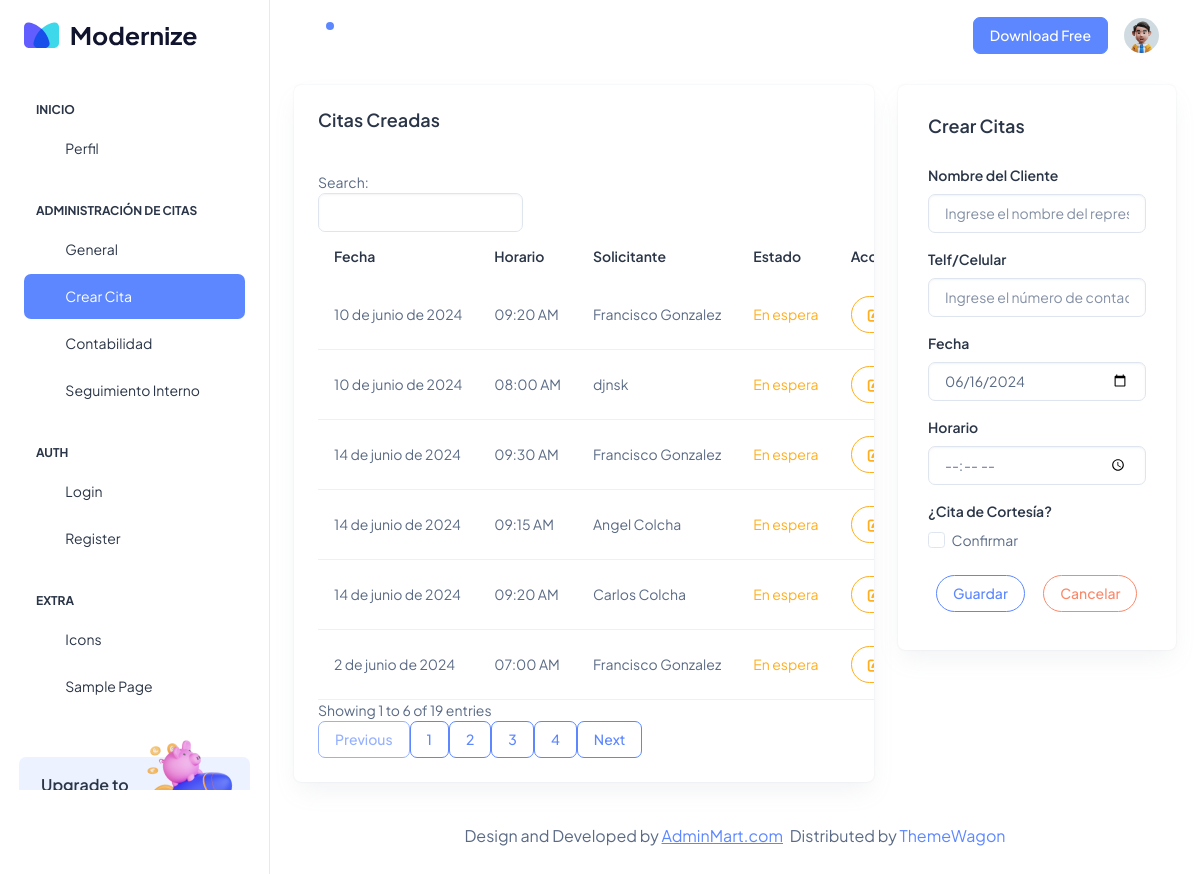
Before: /adci_fechacitas/ (signed in) with the older database file.
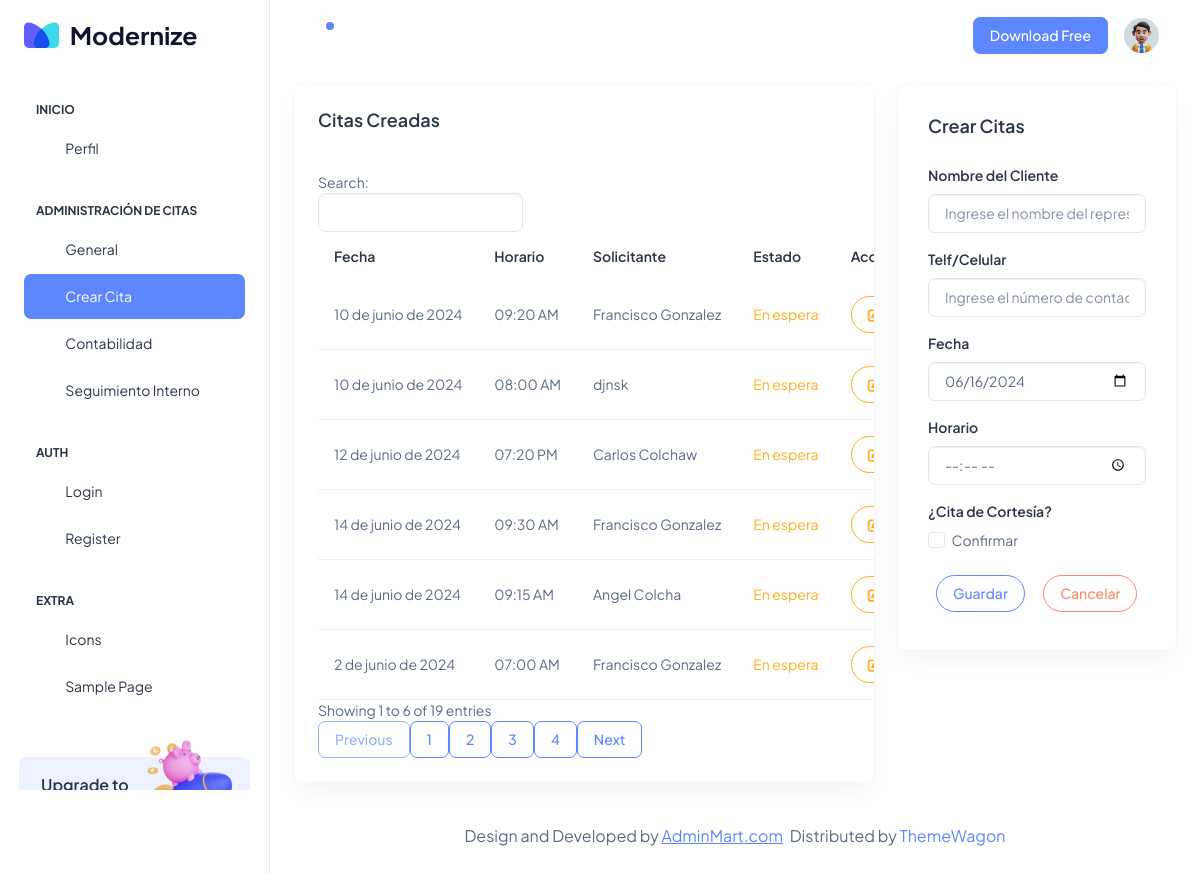
After: the same page with the newer database file.
### Aplicaciones/Citas/models.py (models this page shows, shortened)
class CitaSol(models.Model):
    id=models.AutoField(primary_key=True)
    fech_da=models.DateField()
    time_da=models.TimeField()
    cort_da=models.BooleanField(default=False)
    nom_da=models.CharField(max_length=150)
    telf_da=models.CharField(max_length=10)
    est_da=models.BooleanField(default=False)

### Aplicaciones/Citas/views.py (the view)
# urls.py: path('adci_fechacitas/',views.adci_fechacitas),
@login_required
@custom_login_required
def adci_fechacitas (request):
    horariobdd=DiaHorario.objects.all()
    horabdd=HorasDia.objects.all()
    citabdd=CitaSol.objects.all()
    return render(request,'adci_fechacitas.html',{'horarios':horariobdd,'horas':horabdd,'citas':citabdd})

### Aplicaciones/Citas/templates/adci_fechacitas.html (shortened to what the changed rows need)
{% extends 'adci_plantilla.html' %}
{% block usci_contenido %}
<div class="col-lg-8">
  <div class="row">
    <div class="col-lg-12">
      <div class="card overflow-hidden">
        <div class="card-body p-4">
          <h5 class="card-title mb-9 fw-semibold">Citas Creadas</h5><br>
          <div class="row align-items-center">
            <table id="tbl_horarios" class="table text-nowrap mb-0 align-middle">
              <thead class="text-dark fs-4">
                <tr>
                  <th class="border-bottom-0">
                    <h6 class="fw-semibold mb-0">Fecha</h6>
                  </th>
                  <th class="border-bottom-0">
                    <h6 class="fw-semibold mb-0">Horario</h6>
                  </th>
                  <th class="border-bottom-0">
                    <h6 class="fw-semibold mb-0">Solicitante</h6>
                  </th>
                  <th class="border-bottom-0">
                    <h6 class="fw-semibold mb-0">Estado</h6>
                  </th>
                  <th class="border-bottom-0">
                    <h6 class="fw-semibold mb-0">Acción</h6>
                  </th>
                </tr>
              </thead>
              <tbody>
                {% for cita in citas %}
                  <tr>
                      <td>{{ cita.fech_da }}</td>
                      <td>
                          {% if cita.time_da.hour < 12 %}
                              {{ cita.time_da|time:"h:i" }} AM
                          {% else %}
                              {{ cita.time_da|time:"h:i" }} PM
                          {% endif %}
                      </td>
                      <td>{{cita.nom_da}}</td>
                      <td>
                        {% if cita.cort_da %}
                          <span class="text-success">Cortesía</span>
                        {% else %}
                          {% if cita.est_da %}
                            <span class="text-info">Realizados</span>
                          {% else %}
                            <span class="text-warning">En espera</span>
                          {% endif %}
                        {% endif %}
                      </td>
                      <td>
                        {% if cita.est_da %}
                        <span class="text-center">Sin Acciones</span>
                        {% else %}
                        <button type="button" class="btn btn-outline-warning rounded-pill" data-bs-toggle="modal" data-bs-target="#exampleModal"
                          data-id="{{ cita.id }}" data-diah="{{ cita.fech_da|date:'Y-m-d' }}" data-horario="{{ cita.time_da|time:'h:i' }}" data-nom="{{cita.nom_da}}" data-telf={{cita.telf_da}}
                          data-cortesia="{{cita.cort_da}}">
                           <i class="fas fa-edit"></i>
                        </button>
                        {% endif %}
                      </td>
                  </tr>
                  {% endfor %}
              </tbody>
            </table>
          </div>
        </div>
      </div>
    </div>
  </div>
</div>
          <br>
{% endblock %}

Changed rows visible on the page:
changed CitaSol: fech_da "14 de junio de 2024" → "12 de junio de 2024"; nom_da "Carlos Colcha" → "Carlos Colchaw"; time_da "09:20" → "07:20"; time_da "AM" → "PM"
